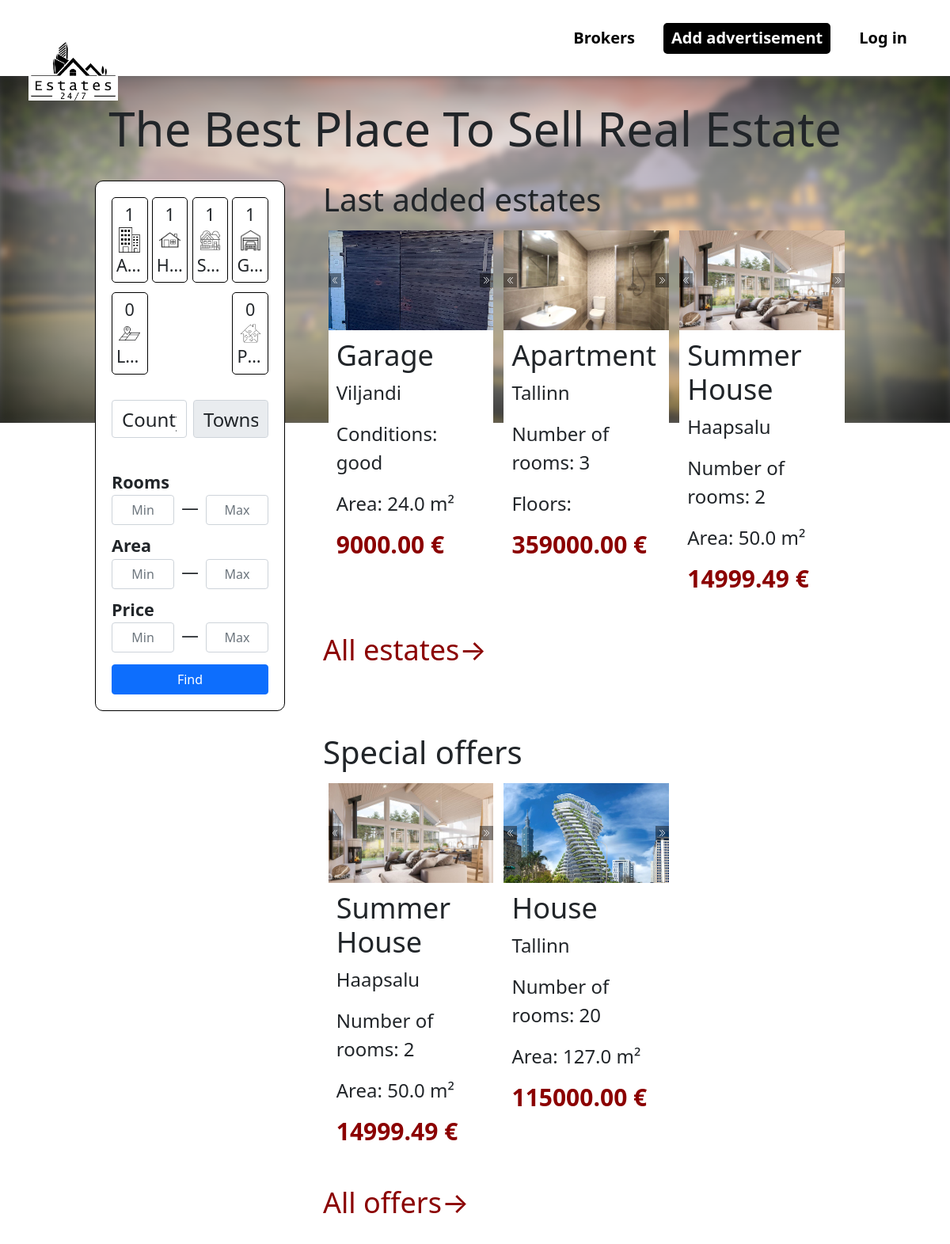
The page / on the database its author committed.
### tables this page shows
CREATE TABLE `object` (
  `id` int(11) NOT NULL,
  `type` enum('House','Apartment','Garage','Part','Land','Summer house') NOT NULL,
  `address` varchar(250) NOT NULL,
  `ownerId` int(11) NOT NULL,
  `cityId` int(11) NOT NULL,
  `roomCount` int(11) DEFAULT NULL,
  `floorCount` int(11) DEFAULT NULL,
  `floor` int(11) DEFAULT NULL,
  `area` decimal(11,1) DEFAULT NULL,
  `territory` decimal(11,1) DEFAULT NULL,
  `conditions` enum('good','need repair','need overhaul') DEFAULT NULL,
  `heatSystem` enum('water','air','electric','gas') DEFAULT NULL,
  `basement` tinyint(1) NOT NULL,
  `description` text DEFAULT NULL,
  `year` int(11) DEFAULT NULL,
  `price` decimal(11,2) DEFAULT 0.00,
  `active` tinyint(1) NOT NULL DEFAULT 1,
  `offer` tinyint(1) DEFAULT 0
);

CREATE TABLE `photo` (
  `id` int(11) NOT NULL,
  `photo` text NOT NULL,
  `houseId` int(11) NOT NULL,
  `description` varchar(500) NOT NULL
);

CREATE TABLE `city` (
  `id` int(11) NOT NULL,
  `name` varchar(300) NOT NULL,
  `countyId` int(11) NOT NULL
);

### controllers/RenderController.php (called while the page is built, shortened)
<?php
class RenderController
{
    public static function start() {
        $data = ModelEstates::getThreeEstates();
        $offers = ModelEstates::getThreeOffers();
        include_once 'view/main.php';
    }
}
?>

### index.php (called while the page is built, shortened)
<?php
    include_once 'inc/database.php';
    include_once 'models/ModelEstates.php';
    include_once 'controllers/RenderController.php';
    include 'routes/route.php';
?>

### inc/database.php (called while the page is built, shortened)
<?php
    class database {
        private $conn;
        private $host;
        private $user;
        private $password;
        private $baseName;
        function __construct() {
            $this->host = 'localhost';
            $this->user = 'root';
            $this->password = '';
            $this->baseName = 'estate';
        }
        function connect() {
            try {
                $this->conn = new PDO(
                        'mysql:host='.$this->host.''.';dbname='.$this->baseName.'',
                        $this->user,
                        $this->password,
                        array(PDO::MYSQL_ATTR_INIT_COMMAND => 'SET NAMES utf8'));
            } catch (Exception $e) {
                die('Connection failed : '.$e->getMessage());
            }
            return $this->conn;
        }
        function disconnect() {
            if ($this->conn) {
                $this->conn = null;
            }
        }
        function getOne($query) {
            try{
                $result = $this->conn->prepare($query);
                $result->execute();
                $result->setFetchMode(PDO::FETCH_ASSOC);
                $response = $result->fetch();
                return $response;
            } catch (Exception $ex) {
                echo "Error:".$ex->getMessage();
            }
        }
        function getAll($query) {
            try{
                $result = $this->conn->prepare($query);
                $result->execute();
                $result->setFetchMode(PDO::FETCH_ASSOC);
                $response = $result->fetchAll();
                return $response;
            } catch (Exception $ex) {
                echo "Error:".$ex->getMessage();
            }
        }
    }
?>

### models/ModelEstates.php (called while the page is built, shortened)
<?php
    class ModelEstates {
        public static function getThreeEstates() {
            $database = new database();
            $photo = $database -> getAll("SELECT * FROM photo ORDER BY id ASC");
            $estates = $database -> getAll("SELECT * FROM object ORDER BY id DESC LIMIT 3");
            for ($i = 0; $i < count($estates); $i++) {
                $cityId = $database -> getOne("SELECT *, city.name as city FROM object
                    INNER JOIN city on object.cityId = city.id AND object.id = ".$estates[$i]['id']);
                $estates[$i]['city'] = $cityId['name'];
                if($estates[$i]['roomCount'] == '') {
                    $estates[$i]['roomCount'] = 1;
                }
                if(isset($_SESSION['userId'])) {
                    $fav = $database->getOne("SELECT * FROM fav
                        WHERE userId = ".$_SESSION['userId']." AND objectId = ".$estates[$i]['id']);
                    if($fav == null) {
                        $estates[$i]['fav'] = 'no';
                    } else {
                        $estates[$i]['fav'] = 'yes';
                    }
                } else {
                    $estates[$i]['fav'] = 'none';
                }
            };
            return [$estates, $photo];
       }
        public static function getThreeOffers() {
            $database = new database();
            $photo = $database -> getAll("SELECT * FROM photo ORDER BY id ASC");
            $estates = $database -> getAll("SELECT * FROM object WHERE offer = 1 ORDER BY id DESC LIMIT 3");
            for ($i = 0; $i < count($estates); $i++) {
                $cityId = $database -> getOne("SELECT *, city.name as city FROM object
                    INNER JOIN city on object.cityId = city.id AND object.id = ".$estates[$i]['id']);
                $estates[$i]['city'] = $cityId['name'];
                if(isset($_SESSION['userId'])) {
                    $fav = $database->getOne("SELECT * FROM fav
                        WHERE userId = ".$_SESSION['userId']." AND objectId = ".$estates[$i]['id']);
                    if($fav == null) {
                        $estates[$i]['fav'] = 'no';
                    } else {
                        $estates[$i]['fav'] = 'yes';
                    }
                } else {
                    $estates[$i]['fav'] = 'none';
                }
            };
            return [$estates, $photo];
       }
    }
?>

### view/main.php (the view, shortened to what this page needs)
<div class="main_back">
</div>
<div class="content">
    <h2>The best place to sell real estate</h2>
    <?php
        require 'templates/aside.php';
    ?>
    <div class="estates">
        <div class="ads">
            <h1>Last added estates</h1>
            <?php
            if (is_iterable($data)) {
                foreach ($data[0] as $estate) {
                    if($estate['fav'] == 'none') {
                        echo "
                            <div class='ad' page='ad?user=".$estate['ownerId']."&ad=".$estate['id']."'>
                        ";
                    } else {
                        echo "
                            <div class='ad' page='ad?user=".$estate['ownerId']."&ad=".$estate['id']."&fav=".$estate['fav']."'>
                        ";
                    }
                    echo "
                        <div class='slider' show='1' scroll='1' time='300'>
                            <ul>";
                                foreach ($data[1] as $photo) {
                                    if($estate['id'] == $photo['houseId']) {
                                        echo "
                                        <li>
                                            <a
                                                href='public/uploads/user_".$estate['ownerId']."/ad_".$estate['id']."/".$photo['photo']."'
                                                data-lightbox='user".$estate['ownerId']."-".count($data[1])."' data-title='".$photo['description']."'
                                            >
                                                <div class='img_slider' style='background-image: url(public/uploads/user_".$estate['ownerId']."/ad_".$estate['id']."/".$photo['photo'].");'></div>
                                            </a>
                                        </li>
                                        ";
                                    }
                                }; echo "
                            </ul>
                        </div>
                        <div class='estate_inf'>
                            <h2>".$estate['type']."</h2>
                            <p>".$estate['city']."</p>";
                            if($estate['type'] == 'House' || $estate['type'] == 'Summer house'
                                || $estate['type'] == 'Apartment' || $estate['type'] == 'Part') {
                                echo "<p>Number of rooms: ".$estate['roomCount']."</p>";
                            } else if($estate['type'] == 'Garage') {
                                echo "<p>Conditions: ".$estate['conditions']."</p>";
                            } else if($estate['type'] == 'Land') {
                                echo "<p>Territory: ".$estate['territory']."</p>";
                            }
                            if($estate['type'] == 'Apartment') {
                                echo "<p>Floors: ".$estate['floorCount']."</p>";
                            } else {
                                echo "<p>Area: ".$estate['area']." m²</p>";
                            }
                            echo "
                            <h3>".$estate['price']." €</h3>
                        </div>
                    </div>
                    ";
                }
            }
            ?>
            <div class="btn_container">
                <a href="estates">All estates&#8594;</a>
            </div>
        </div>
        <div class="ads">
            <h1>Special offers</h1>
            <?php
                if(is_iterable($offers)){
                    foreach ($offers[0] as $estate) {
                        if($estate['fav'] == 'none') {
                            echo "
                                <div class='offer' page='ad?user=".$estate['ownerId']."&ad=".$estate['id']."'>
                            ";
                        } else {
                            echo "
                                <div class='offer' page='ad?user=".$estate['ownerId']."&ad=".$estate['id']."&fav=".$estate['fav']."'>
                            ";
                        }
                        echo "
                            <div class='slider' show='1' scroll='1' time='300'>
                                <ul>";
                                    foreach ($offers[1] as $photo) {
                                        if($estate['id'] == $photo['houseId']) {
                                            echo "
                                            <li>
                                                <a
                                                    href='public/uploads/user_".$estate['ownerId']."/ad_".$estate['id']."/".$photo['photo']."'
                                                    data-lightbox='user".$estate['ownerId']."-".count($offers[1])."' data-title='".$photo['description']."'
                                                >
                                                    <div class='img_slider' style='background-image: url(public/uploads/user_".$estate['ownerId']."/ad_".$estate['id']."/".$photo['photo'].");'></div>
                                                </a>
                                            </li>
                                            ";
                                        }
                                    }; echo "
                                </ul>
                            </div>
                            <div class='estate_inf'>
                                <h2>".$estate['type']."</h2>
                                <p>".$estate['city']."</p>";
                                if($estate['type'] == 'House' || $estate['type'] == 'Summer house'
                                    || $estate['type'] == 'Apartment' || $estate['type'] == 'Part') {
                                    echo "<p>Number of rooms: ".$estate['roomCount']."</p>";
                                } else if($estate['type'] == 'Garage') {
                                    echo "<p>Conditions: ".$estate['conditions']."</p>";
                                } else if($estate['type'] == 'Land') {
                                    echo "<p>Territory: ".$estate['territory']."</p>";
                                }
                                if($estate['type'] == 'Apartment') {
                                    echo "<p>Floors: ".$estate['floorCount']."</p>";
                                } else {
                                    echo "<p>Area: ".$estate['area']." m²</p>";
                                }
                                echo "
                                <h3>".$estate['price']." €</h3>
                            </div>
                        </div>
                        ";
                    }
                }
            ?>
            <div class="btn_container">
                <a href="offers">All offers&#8594; </a>
            </div>
        </div>
    </div>
</div>
<?php
    include 'view/templates/main.php';
?>

### public/css/style.css (style rules this page uses)
:root { --index: calc(1vw * 1vh); }
.btn_container { width: 100%; margin-top: 10px; cursor: auto; display: flex; justify-content: space-between; }
body { margin: 0; font-family: "Rubik", sans-serif; display: flex; flex-direction: column; justify-content: space-between; overflow-x: hidden; min-height: 100vh !important; }
.main_back { width: 100%; position: absolute; display: flex; justify-content: center; align-items: center; overflow: hidden; box-shadow: inset 0px 0px 10vw 15px black; z-index: -5; }
main .content { width: 100%; padding: 0px 10%; box-sizing: border-box; display: flex; justify-content: center; flex-wrap: wrap; align-items: start; }
main .content>h2 { font-size: 5vmin; width: 100%; text-align: center; align-items: baseline; font-weight: 500; margin: 30px 0px; text-transform: capitalize; }
main .estates { width: 70%; }
main .ads { width: 100%; display: flex; justify-content: flex-start; flex-wrap: wrap; margin-bottom: 5vmin; }
main .ads h1 { width: 100%; }
main .ads .ad, main .ads .offer { width: 31%; background-color: white; cursor: pointer; margin: 1%; }
.ads .ad .estate_inf, .ads .offer .estate_inf { display: flex; flex-direction: column; padding: 10px; box-sizing: border-box; }
.ads .ad .estate_inf h2, .ads .offer .estate_inf h2 { font-size: 3vmin; text-transform: capitalize; }
.ads .ad .estate_inf p:nth-child(2), .ads .offer .estate_inf p:nth-child(2) { text-transform: capitalize; }
.ads .ad .estate_inf p, .ads .offer .estate_inf p { font-size: 2vmin; }
.ads .ad .estate_inf h3, .ads .offer .estate_inf h3 { font-size: 2.5vmin; color: darkred; font-weight: 900; }
.ads>.btn_container { width: 100%; }
.ads>.btn_container a { width: fit-content; height: 62px; margin: 10px 0px; text-decoration: none; color: darkred; font-size: 3vmin; }

### public/css/default.css (style rules this page uses)
.slider ul { width: 100% !important; }

### public/css/header.css (style rules this page uses)
a, p, h1, h2, h3, h4, h5, h6 { margin: 0; }

### rows shown on the page
object: type "Garage", cityId.name "Viljandi", conditions "good", area "24.0", price "9000.00"
photo: photo (picture)
object: type "Apartment", cityId.name "Tallinn", roomCount "3", price "359000.00"
photo: photo (picture)
object: type "Summer House", cityId.name "Haapsalu", roomCount "2", area "50.0", price "14999.49"
photo: photo (picture)
object: type "House", cityId.name "Tallinn", roomCount "20", area "127.0", price "115000.00"
photo: photo (picture)

### other values the page prints
$types['typeCount'] "1"
$type "A…"
$type "H…"
$type "S…"
$type "G…"
$type "L…"
$type "P…"
